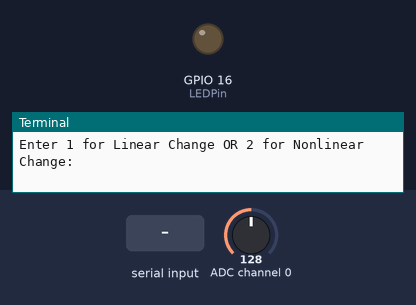
This program was run on a simulated Raspberry Pi (BCM pin numbers). On the bench: output pins drawn as LEDs (lit = HIGH), the last lines printed to the terminal. The inputs (shaded band) are chosen by the test bench; at power-on: ADC channel 0 = 128 (analog values on the 0–255 scale).

Above: at 1.2 s.
1.3 s: "1" typed at the terminal, then Enter
At 2.3 s:
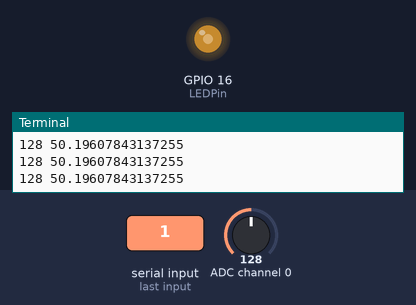
2.8 s: ADC channel 0 set to 178
At 3.8 s:
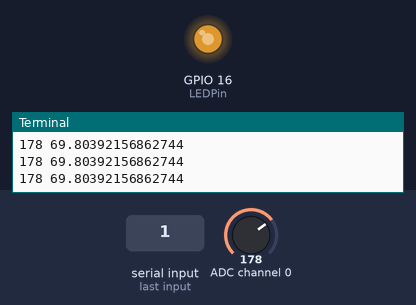
4.3 s: ADC channel 0 set to 224
At 5.3 s:
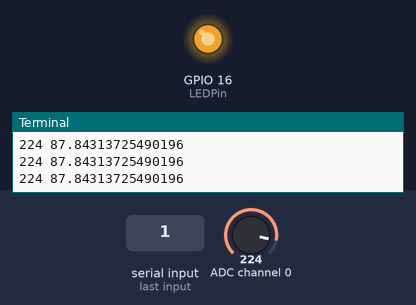
5.8 s: ADC channel 0 set to 30
At 6.9 s:
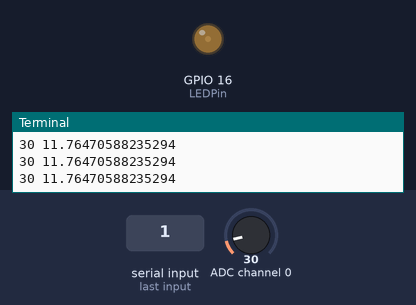
Timing chart, 0 to 8.3 s (numbered marks = the images above; inputs shaded):
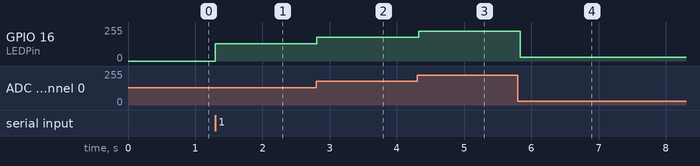

The program:

ADC0834_Dimmable_LED.py
```python
# A program to use an potentiometer to dim an LED on a raspberry pi.
# Inspired by Lesson 15 in the Raspberry Pi Tutorials by Paul McWhorter.
# This program will use an analog to digital converter to read the signal
# from the potentiometer.  This version will use the ADC083, an ADC chip from
# the Sunfounder Kit for the Raspberry Pi

# A driver (python module - ADC0834.py) was included with the code from the kit
# This was placed in /usr/lib/python3.9 directory.

# I will incorporate a nonlinear scale for increasing or decreasing
# the brightness so that turning the potentiometer appears to create a
# linear change in perceived brightness.

# Lori Pfahler
# August 2022

# import modules and setup GPIO pins
import RPi.GPIO as GPIO
import ADC0834
from time import sleep

# Use BCM pin numbers since extender board and ADC0834 module use BCM
GPIO.setmode(GPIO.BCM)
ADC0834.setup()
delayTime = 0.1

# Setup LED
LEDPin = 16
GPIO.setup(LEDPin, GPIO.OUT)
LEDDutyCycle = 0
# create Pulse Width Modulation object with frequency of 100
LEDPWM = GPIO.PWM(LEDPin, 1000)
LEDPWM.start(LEDDutyCycle)

# Let user choose whether to change duty cycle linearly or nonlinearly
# when adjusting the potentiometer
changeType = int(input('Enter 1 for Linear Change OR 2 for Nonlinear Change: '))


# where the action happens
try:
    while True:
        # Read analog signal from channel 0
        analogValue = ADC0834.getResult(0)

        # scale to analogValue (0-255) to duty cycle range (1-100) linearly
        if changeType == 1:
            LEDDutyCycle = (100/255)*analogValue
            LEDPWM.ChangeDutyCycle(LEDDutyCycle)

        # using a nonlinear scale duty cycle = a**analogValue where
        # max(analogValue) is 255 since preceived brightness of LED varies
        # nonlinearly.  We need to find "a" in equation.  When duty cycle is 100,
        # analogValue should be 255 (the max).  Equation becomes
        # 100 = a**255 or a = 100**(1/255) a = 1.01822355
        if changeType == 2:
            LEDDutyCycle = 1.01822355**analogValue
        # catch if LEDValue gets close to 100 or zero
            if LEDDutyCycle >= 99:
                LEDDutyCycle = 100
            if LEDDutyCycle <= 1:
                LEDDutyCycle = 0
            LEDPWM.ChangeDutyCycle(LEDDutyCycle)

        print(analogValue, LEDDutyCycle)
        # short delay
        sleep(delayTime)

except KeyboardInterrupt:
    LEDPWM.stop()
    GPIO.cleanup()
```

Measured:
- after the input at 1.3 s, GPIO 16 (LEDPin): 0/255 → 128/255 at once
- after the input at 2.8 s, GPIO 16 (LEDPin): 128/255 → 178/255 at once
- after the input at 4.3 s, GPIO 16 (LEDPin): 178/255 → 224/255 at once
- after the input at 5.8 s, GPIO 16 (LEDPin): 224/255 → 30/255 at once
